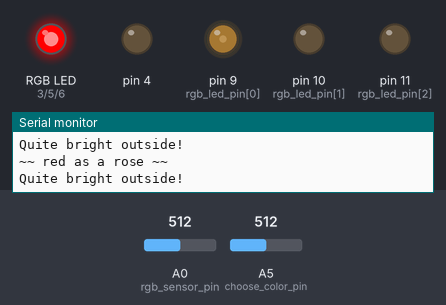
Simulated run of this sketch. Board: Arduino Uno, built with avr-gcc and run on an emulated ATmega328P. Parts: an RGB LED mixed from three pins (HIGH = lit), output pins drawn as LEDs (lit = HIGH), the last lines printed to the serial monitor. The test bench sets the inputs (shaded band); at power-on: A0 (rgb_sensor_pin) = 512, A5 (choose_color_pin) = 512.

Above: at 1.2 s.
1.3 s: A0 (rgb_sensor_pin) set to 440
At 2.5 s:
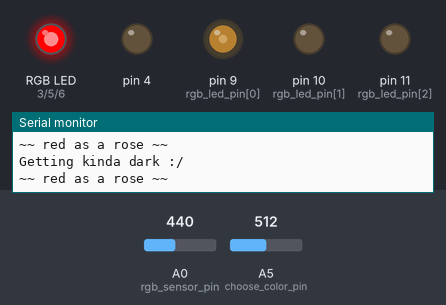
2.8 s: A5 (choose_color_pin) set to 669
5.8 s: A5 (choose_color_pin) set to 689
At 7.0 s:
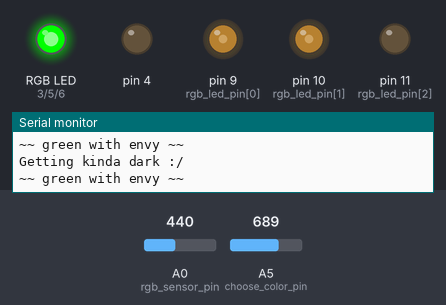
7.3 s: A0 (rgb_sensor_pin) set to 210
At 8.6 s:
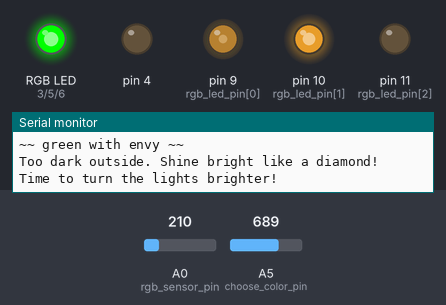
8.9 s: A5 (choose_color_pin) set to 670
At 10.0 s:
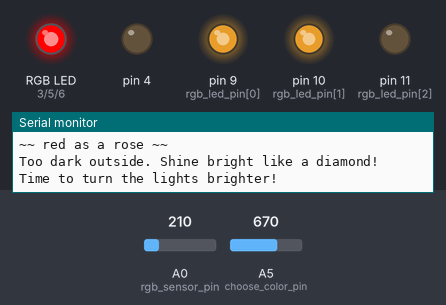
10.5 s: A0 (rgb_sensor_pin) set to 306
At 11.6 s:
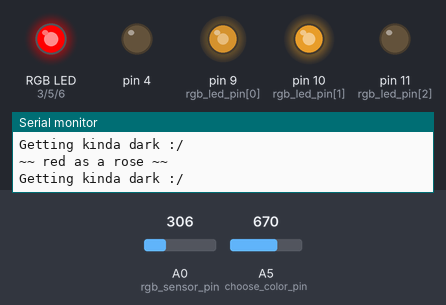
Timing chart, 0 to 13.1 s (numbered marks = the images above; inputs shaded):
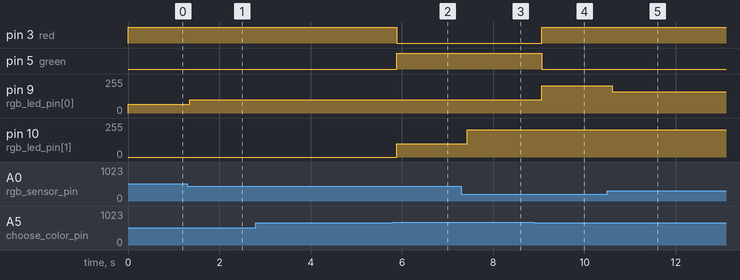

Measured:
- the behaviour switches between 680 and 681 on A5 (choose_color_pin) (found by bisection; images 1 and 2)
- after the input at 1.3 s, pin 9 (rgb_led_pin[0]): 64/255 → 98/255 after 0.05 s
- after the input at 5.8 s, pin 3 (red): HIGH → LOW after 0.08 s; pin 5 (green): LOW → HIGH after 0.08 s; pin 10 (rgb_led_pin[1]): 0/255 → 98/255 after 0.08 s
- after the input at 7.3 s, pin 10 (rgb_led_pin[1]): 98/255 → 204/255 after 0.13 s
- after the input at 8.9 s, pin 3 (red): LOW → HIGH after 0.16 s; pin 5 (green): HIGH → LOW after 0.16 s; pin 9 (rgb_led_pin[0]): 98/255 → 204/255 after 0.16 s
- after the input at 10.5 s, pin 9 (rgb_led_pin[0]): 204/255 → 160/255 after 0.11 s

The sketch:

A3_InputOutput.ino
```cpp
/// SET PINS FOR LEDs and VOLTAGE DIVIDERS ///

// set red LED to pin 3
const int red = 3;

// set green LED to pin 5
const int green = 5;

// set blue LED to pin 6
const int blue = 6;

// pins for the RGB LED
const int rgb_led_pin[] = {9, 10, 11};

// number of total leds that a user can choose a color from (red, green, or blue)
const int num_leds = 3;

// pin used for "sensor" using the photoresistor (will be used for rgb LED)
int rgb_sensor_pin = A0;

// pin used for potentiometer (will be used to choose color of red, green, blue LEDS)
int choose_color_pin = A5;


/// SETUP FUNCTION ///

// the setup function runs once when you press reset or power the board
void setup() {
  // initialize serial communication at 9600 bits per second:
  Serial.begin(9600);

  // initialize pins for the red, green, and blue LEDS as an output
  for (int i = 3; i <= 5; i++) {
    pinMode(i, OUTPUT);
  }

  // initialize pins for the RGB LED as an output
  for (int i = 0; i < num_leds; i++) {
    pinMode(rgb_led_pin[i], OUTPUT);
  }
}


// PRINT BRIGHTNESS STATUS MESSAGE FUNCTION //

// function to print out brightness status based on the analog in value from the photoresistor
//    Parameter:
//      - int sensor_value: the analog in value read in from the photoresistor
void rgbPrint(int sensor_value) {
  // print statements to serial monitor based on current brightness value
      // bright -> sensor value is at least 450
      // semi-bright -> sensor value is at least 220 and less than 450
      // dark -> sensor value is less than 220
  if (sensor_value >= 450) {
    // print message that it is bright outside
    Serial.println("Quite bright outside!");
    // print message that it is getting darker
  } else if (sensor_value < 450 & sensor_value >=220) {
    Serial.println("Getting kinda dark :/");
    // print message that it is too dark
  } else { // sensor_value < 220
    Serial.println("Too dark outside. Shine bright like a diamond! Time to turn the lights brighter!");
  }
}


/// SET RGB LED COLOR & BRIGHTNESS FUNCTION ///

// function to set the color and brightness of the RGB LED based on the value read in from the photoresistor
//    Parameters:
//      - int rgb_in: the analog in value read in from the photoresistor
//      - int rgb_out: the analog out value to write to the RGB LED
//      - int led_num: 0, 1, or 2 (corresponding to red, green, and blue of the RGB LED)
void rgbSet(int rgb_in, int rgb_out, int led_num) {
  // if the analog in value is above 650, set the starting color of the RGB LED
  // else, set the brightness and color accordinglly using the given led_num and rgb_out values
  if (rgb_in > 650) {
    // set the starting color of the RGB LED, with red, green, and blue each at 10
    for (int i = 0; i < num_leds; i++) {
      analogWrite(rgb_led_pin[i], 10);
    }
  } else { // rgb_in < 650
    // set the given color of the RGB LED to the given output value
    analogWrite(rgb_led_pin[led_num], rgb_out);
  }
}


/// LOOP FUNCTION ///

// the loop function runs over and over again forever
void loop() {
  // read the analog in value of the photoresistor:
  int rgb_sensor_value = analogRead(rgb_sensor_pin);

  // map the rgb_sensor_value to the range of the analog out
      // read in a range 100 - 650
      // write out a range 255 - 0 (for the LED)
  int rgb_output_value = map(rgb_sensor_value, 100, 650, 255, 0);

  // constrain the rgb sensor output to be only from 0 to 255
  rgb_output_value = constrain(rgb_output_value, 0, 255);

  // read the analog in value of the potentiometer to choose a LED color
  int choose_sensor_value = analogRead(choose_color_pin);

  // print message based on the value read in from the photoresistor
  rgbPrint(rgb_sensor_value);

  // turn on a LED based on the analog in value read in from the potentiometer
      // red LED -> 512 - 680
      // green LED -> 681 - 850
      // blue LED -> 851 - 1023
  if (choose_sensor_value <= 680) {
    // print message that the light is red
    Serial.println("~~ red as a rose ~~");
    // turn on red led (set value to 255)
    analogWrite(red, 255);
    // turn off green led (set value to 0)
    analogWrite(green, 0);
    // turn off blue led (set value to 0)
    analogWrite(blue, 0);
    // set red in RGB LED to the output value
    rgbSet(rgb_sensor_value, rgb_output_value, 0);
  } else if (choose_sensor_value > 680 & choose_sensor_value <= 850) {
    // print message that the light is green
    Serial.println("~~ green with envy ~~");
    // turn off red led (set value to 0)
    analogWrite(red, 0);
    // turn on green led (set value to 255)
    analogWrite(green, 255);
    // turn off blue led (set value to 0)
    analogWrite(blue, 0);
    // set green in RGB LED to the output value
    rgbSet(rgb_sensor_value, rgb_output_value, 1);
  } else { // chooseSensorValue > 850
    // print message that the light is blue
    Serial.println("~~ feeling the blues ~~");
    // turn off red led (set value to 0)
    analogWrite(red, 0);
    // turn off green led (set value to 0)
    analogWrite(green, 0);
    // turn on blue led (set value to 255)
    analogWrite(blue, 255);
    // set blue in RGB LED to the output value
    rgbSet(rgb_sensor_value, rgb_output_value, 2);
  }
}
```
